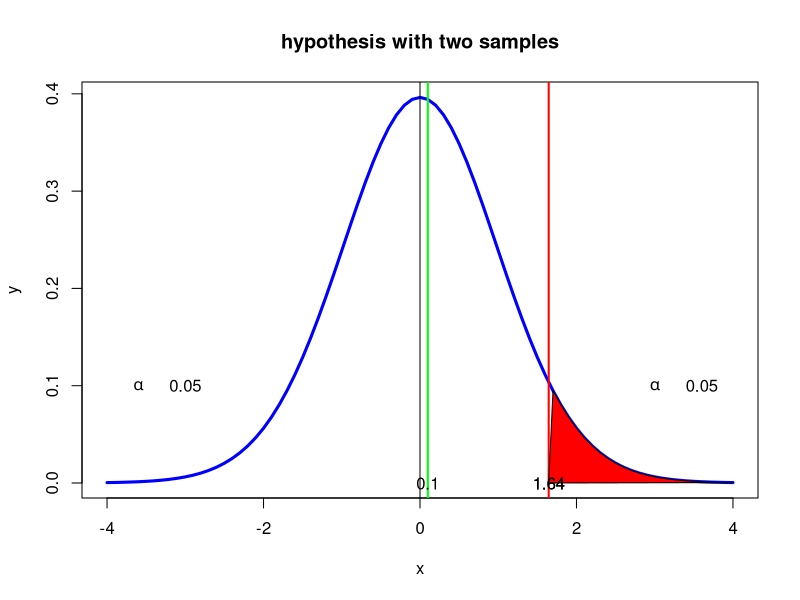

Source code (R):
#page no : 433-434
# H0: mu1 <= mu2
# H1: mu1 > mu2
x1=3
x2=2.9
psd1=0.33
psd2=0.36
n=20
mdiff=x1-x2
sd=sqrt((psd1^2/n)+(psd2^2/n))
t_stat=(mdiff/sd)
print(paste("t stat= ",round(t_stat,1)))
alpha=.05
df=n+n-2
t_critical=qnorm(1-alpha)
if(t_stat>t_critical)
{
   print("Reject H0")
  print("there is significant difference in  default rates of two groups")
}else
{
  print("Accept H0")
  print("there is no significant difference in  default rates of two groups")
}
dfs <- n+n-2
x <- seq(-4,4,0.1)
y <- dt(x,dfs)
plot(x,y,type='l',lwd=3,col='blue',xlab='x',main='hypothesis with two samples')
abline(v=0)
abline(v=t_critical,lwd=2,col='red')
abline(v=mdiff,lwd=2,col='green')
polygon(c(x[x>=abs(t_critical)],abs(t_critical) ),c(y[x>=abs(t_critical)],0),col="red")
text(t_critical,0,round(t_critical,2))
text(mdiff,0,round(mdiff,2))
text(abs(t_critical),0,round(abs(t_critical),2))
text(3.0,0.1,expression(alpha))
text(3.6,0.1,alpha)
text(-3.6,0.1,expression(alpha))
text(-3.0,0.1,alpha)
